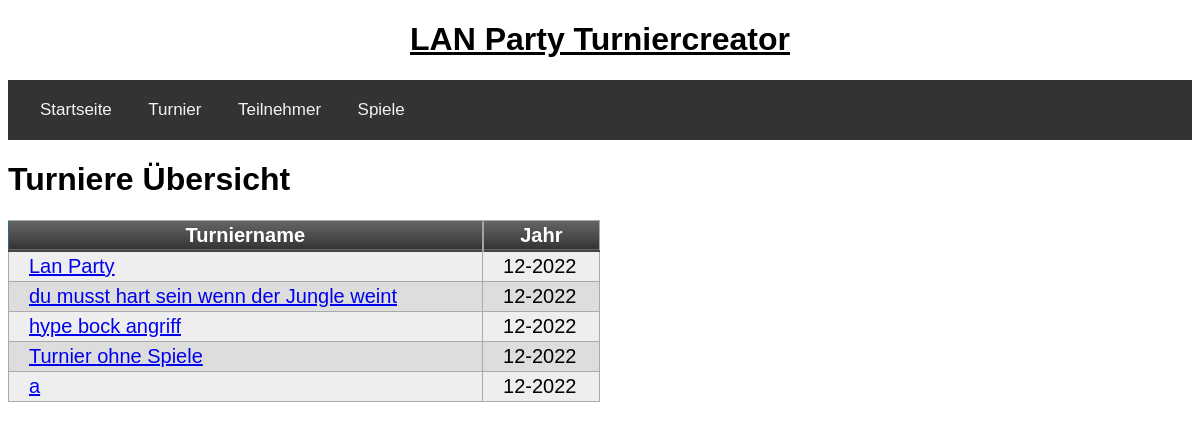
/turniere, run on an earlier commit of the app's database.
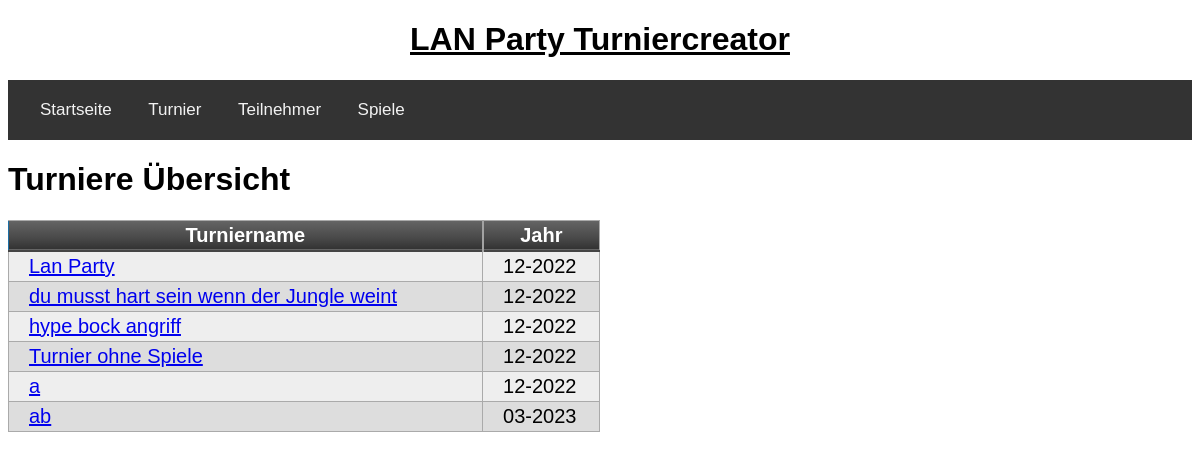
And on a later commit of the database.
### tables this page shows
CREATE TABLE turnier(turnierid integer primary key autoincrement, name text, jahr date default (strftime('%m-%Y')), teilnehmer text sieger integer);

### app/routes.py (the view)
@app.route('/turniere')
def turniere():
	turniere = get_turniere()
	return render_template('turniere.html', title="Turniere", turniere=turniere)

### app/db.py (called while the page is built)
def get_turniere():
	query = 'select * from turnier;'
	return execute_select_query(query)

def execute_select_query(query):
	try:
		cursor.execute(query)
		return cursor.fetchall()
	except sqlite3.IntegrityError as e:
		return "Integrity Error: " + str(e)
	connection.close()

### app/templates/turniere.html
{% extends "base.html" %}
{% block app_content %}
    <h1>Turniere Übersicht</h1>
        <table class="myTable">
        <thead>
            <tr>
                <th>Turniername</th>
                <th>Jahr</th>
            </tr>
        </thead>
    {% for turnier in turniere %}
        <tr>
            <td><a href="{{ url_for("turnier", turnierid=turnier[0]) }}">{{ turnier[1] }}</a></td>
            <td>{{ turnier[2] }}</td>
        </tr>
    {% endfor %}
    </table>
{% endblock %}

### app/templates/base.html (shortened to what this page needs)
<!DOCTYPE html>
<html>
<head>
    <link rel="stylesheet" type="text/css" href="{{ url_for('static', filename='index.css') }}">
    <link rel="stylesheet" type="text/css" href="{{ url_for('static', filename='tables.css') }}">
    <link rel="stylesheet" type="text/css" href="{{ url_for('static', filename='navi.css') }}">
    <link rel="stylesheet" type="text/css" href="{{ url_for('static', filename='forms.css') }}">
</head>
<body>
<div id="header">
    <h1>LAN Party Turniercreator</h1>
</div>
<div id="navbar" class="navbar">
    <a href="{{ url_for("index") }}">Startseite</a>
    <label for="turnier">Turnier</label>
    <label for="teilnehmer">Teilnehmer</label>
    <label for="spiele">Spiele</label>
</div>
 <div>
    {% block app_content %}{% endblock %}
 </div>
</body>
</html>

### app/static/index.css (style rules this page uses)
* { font-family: sans-serif; }

### app/static/tables.css (style rules this page uses)
table.myTable { border: 1px solid #1C6EA4; background-color: #EEEEEE; min-width: 50%; width: auto; text-align: left; border-collapse: collapse; }
table.myTable td, table.myTable th { border: 1px solid #AAAAAA; padding: 3px 2px; }
table.myTable tbody td { font-size: 20px; padding-left: 20px; }
table.myTable tr:nth-child(even) { background: #DDDDDD; }
table.myTable thead { background: #333333; background: -moz-linear-gradient(top, #666666 0%, #474747 66%, #333333 100%); background: -webkit-linear-gradient(top, #666666 0%, #474747 66%, #333333 100%); background: linear-gradient(to bottom, #666666 0%, #474747 66%, #333333 100%); border-bottom: 2px solid #444444; }
table.myTable thead th { font-size: 20px; font-weight: bold; color: #FFFFFF; text-align: center; border-left: 2px solid #A2A2A2; }
table.myTable thead th:first-child { border-left: none; }

### app/static/navi.css (style rules this page uses)
.navbar { background-color: #333; overflow: hidden; font-family: 'Oswald', sans-serif; padding: 20px 16px; }
.navbar label, .navbar a { color: #f2f2f2; text-align: center; padding: 20px 16px; text-decoration: none; font-size: 17px; }
#header { text-align: center; text-decoration: underline; }

What changed in the data, as far as the page shows it:
added turnier: name "ab", jahr "03-2023"
